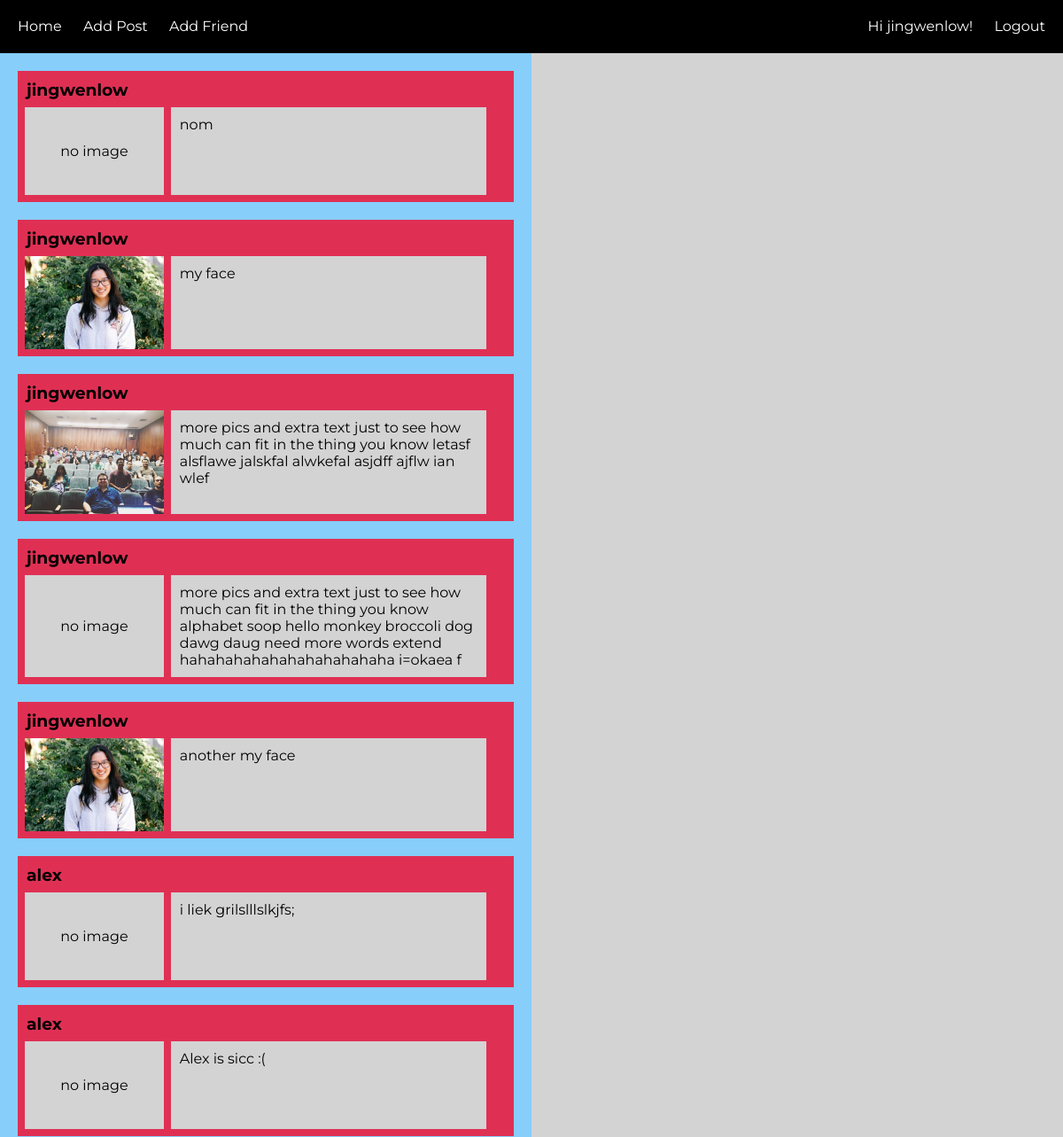
The app's page /home/ (signed in, upper part), older data.
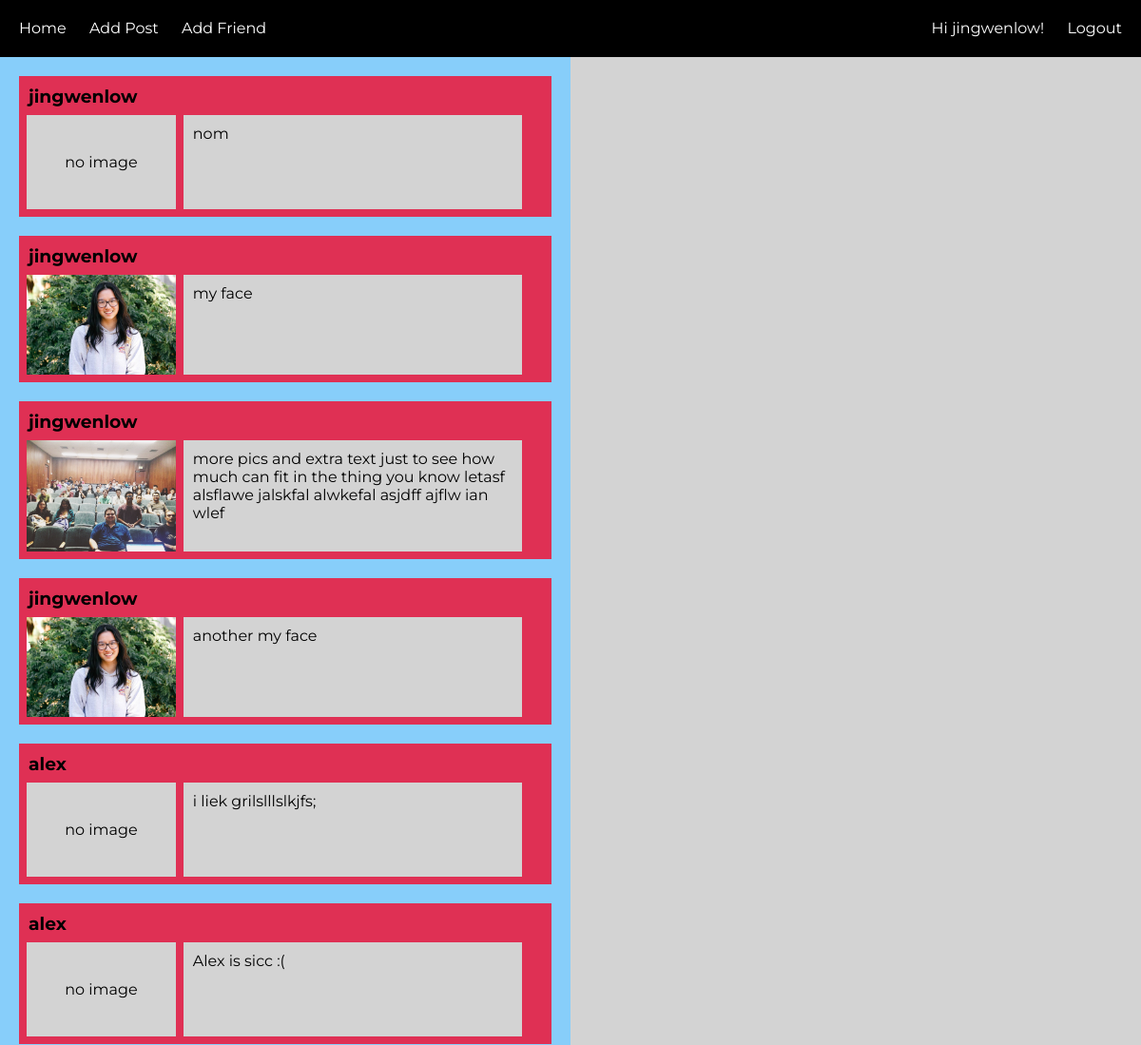
The same page, newer data.
### users/models.py (models this page shows, shortened)
class Post(models.Model):
    post = models.CharField(max_length=500) # text
    img = models.FileField(upload_to='uploads', null=True, blank=True) # image
    user = models.ForeignKey(settings.AUTH_USER_MODEL, on_delete=models.PROTECT) # user who posted
    date = models.DateTimeField(auto_now=True) # date posted: not used

class CustomUser(AbstractUser):
    name = models.CharField(blank=True, max_length=255)

### users/views.py (the view)
# urls.py: 2. Add a URL to urlpatterns:  path('', Home.as_view(), name='home')
class Home(TemplateView):
    template_name = 'home.html'
    def get(self, request):
        if request.user.is_authenticated:
            form = AddPost()
            if Friend.objects.filter(current_user=request.user): # check if user has friends
                friend = Friend.objects.filter(current_user=request.user) # get current user's friend object
                friends = friend[0].users.all() # get list of friends
                friends_ids = list(friends.values_list('id', flat=True)) # get list of ids of friends
                posts = Post.objects.filter(user__id__in=friends_ids) | Post.objects.filter(user=request.user)
            else:
                posts = Post.objects.filter(user=request.user) # filter only user's own posts
            users = CustomUser.objects.exclude(id=request.user.id)
            args = {'form': form, 'posts': posts, 'users':users}
            return render(request, self.template_name, args)
        else: # don't show posts if user is not authenticated
            return render(request, self.template_name)

### users/templates/home.html (shortened to what this page needs)
{% extends 'base.html' %}
{% load staticfiles %}
{% block css %}
<link rel="stylesheet" href="{% static 'css/home.css' %}">
{% endblock %}
{% block content %}
<div class="feed">
  {% if user.is_authenticated %}
    {% for post in posts %}
      <div class="post">
        <div class="name">
          <h3 class="usrnm">{{ post.user.username }}</h3>
        </div>
        <div class="postContent">
          {% if post.img %}
          <div class="pic"><img src="/media/{{ post.img }}" width="100%"></div>
          {% else %}
          <div class="pic">no image</div>
          {% endif %}
          <div class="text"><p>{{ post.post }}</p></div>
        </div>
      </div>
    {% endfor %}
  {% else %}
    <div class="notLogged">
      <p>You are not logged in.</p>
      <p>Please log in!</p>
    </div>
  {% endif %}
</div>
<div id="quotes" class="quotes">
</div>
{% endblock %}

Row changes from the older to the newer data that the page shows:
removed Post: user.username "jingwenlow", img "no image", post "more pics and extra text just to see how much can fit in the thing you know alphabet soop hello monkey broccoli dog dawg daug need more words extend hahahahahahahahahahahaha i=okaea f"
